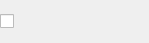
<?xml version="1.0" encoding="UTF-8"?>
<ui version="4.0">
 <class>HNCheckBox</class>
 <widget class="QCheckBox" name="HNCheckBox">
  <property name="geometry">
   <rect>
    <x>0</x>
    <y>0</y>
    <width>149</width>
    <height>43</height>
   </rect>
  </property>
  <property name="windowTitle">
   <string>Form</string>
  </property>
 </widget>
 <resources/>
 <connections/>
</ui>
